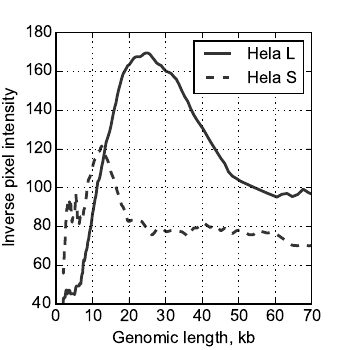

The script that saved this image:
"""Code for generating Fig. 1D -- Southern blots for Hela L and Hela S

"""

import numpy as np
import matplotlib.pyplot as plt
import matplotlib.font_manager as font_manager
from matplotlib import rcParams

fontpath = '/usr/share/fonts/truetype/msttcorefonts/Arial.ttf'
prop = font_manager.FontProperties(fname = fontpath)
rcParams['font.family'] = prop.get_name()
rcParams.update({'font.size' : 12})
rcParams.update({'legend.fontsize' : 12})
rcParams.update({'axes.titlesize' : 12})

hl = np.loadtxt('figure_data/HelaL_SBlot', delimiter = ',')
hs = np.loadtxt('figure_data/HelaS_SBlot', delimiter = ',')

NL = hl[:,0]; BlotL = -hl[:,1] + 255
NS = hs[:,0]; BlotS = -hs[:,1] + 255

fig = plt.figure(figsize = (3.5 , 3.5), dpi = 90)
plt.plot(NL, BlotL, label='Hela L', color = "#333333", linewidth = 2.0)
plt.plot(NS, BlotS,
         label='Hela S',
         color = "#333333",
         linewidth = 2.0,
         linestyle = '--')

fig.tight_layout(pad = 1.5)

plt.xlabel('Genomic length, kb')
plt.ylabel('Inverse pixel intensity')
plt.xlim((0, 70))
plt.grid(True)
plt.legend()
plt.savefig('fig1d.pdf')
plt.close()
